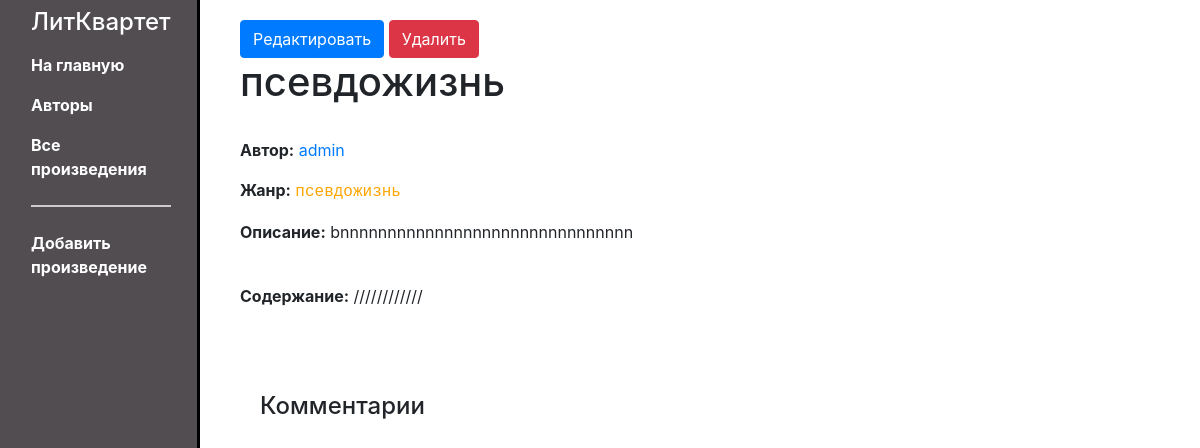
/writer/book/fb3a2988-7889-4b4a-ae0a-d42d10bb48ac, run on an earlier commit of the app's database.
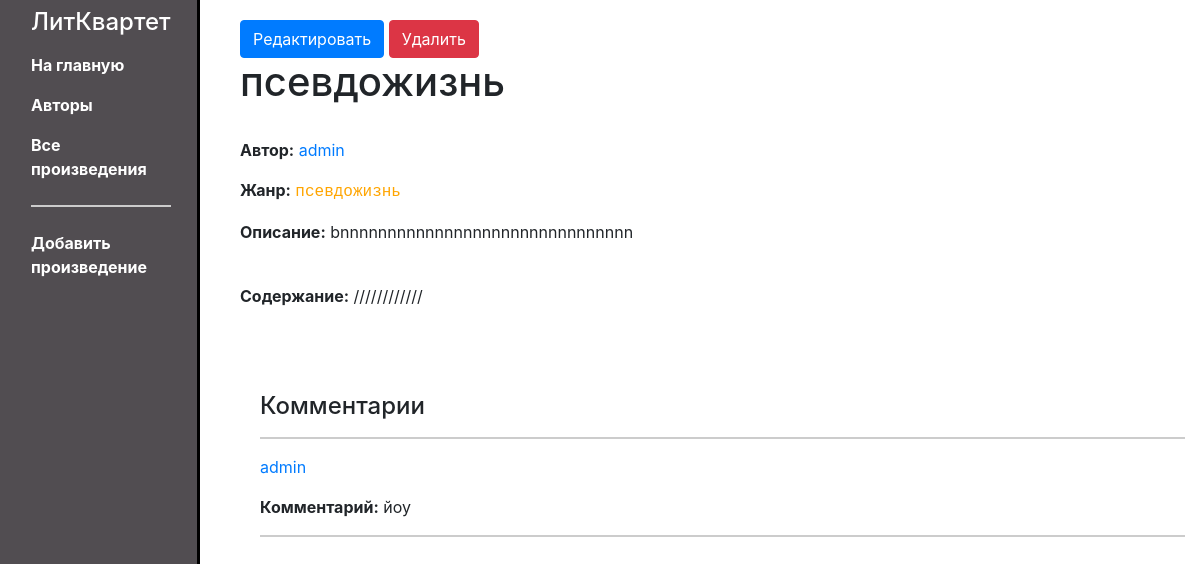
And on a later commit of the database.
### writer/models.py (models this page shows, shortened)
class Comment(models.Model):
    id = models.UUIDField(primary_key=True, default=uuid.uuid4, help_text='Уникальный id для каждой оценки')
    commentator = models.ForeignKey(User, verbose_name='Автор', on_delete=models.CASCADE)
    content_id = models.ForeignKey(Content, on_delete=models.CASCADE, verbose_name='Произведение')
    text = models.TextField('Текст', max_length=500)

### writer/views.py (the view)
class ContentDetailView(generic.DetailView):
    model = Content

### writer/models.py (called while the page is built)
    def __str__(self):
        return self.name

### writer/templates/writer/content_detail.html (shortened to what this page needs)
{% extends "base_generic.html" %}
{% block content %}
   <p style="display: inline;"><a href="{% url 'content_update' pk=content.id %}" class="btn btn-primary">Редактировать</a></p>
    <p style="display: inline;"><a href="{% url 'content_delete' pk=content.id %}" class="btn btn-danger">Удалить</a></p>
   <h1>{{ content.name }}</h1>
    <br>
  <p><strong>Автор:</strong> <a href="{% url 'writer-user-detail' pk=content.author.pk %}">{{ content.author }}</a></p>
 <p><strong>Жанр:</strong> <samp class="text-custom" title="{{ content.ganre.description }}">{{ content.ganre }}</samp></p>
  <p><strong>Описание:</strong> {{ content.description }}</p>
    <br>
   <p><strong>Содержание:</strong> {{ content.data }}</p>
    <br>
    <br>
  <div style="margin-left:20px;margin-top:20px">
    <h4>Комментарии</h4>
    {% for copy in content.comment_set.all %}
    <hr>
    <a href="{% url 'writer-user-detail' pk=content.author.pk %}"><p>{{copy.commentator}}</p></a>
    <p><strong>Комментарий:</strong> {{copy.text}}</p>
    <hr>
    {% endfor %}
  </div>
{% endblock %}

What changed in the data, as far as the page shows it:
added Comment: commentator "admin", text "йоу"
